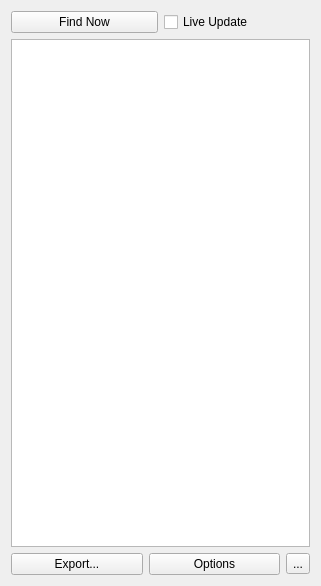
<?xml version="1.0" encoding="UTF-8"?>
<ui version="4.0">
 <class>PeakFindWidget</class>
 <widget class="QWidget" name="PeakFindWidget">
  <property name="geometry">
   <rect>
    <x>0</x>
    <y>0</y>
    <width>321</width>
    <height>586</height>
   </rect>
  </property>
  <property name="windowTitle">
   <string>Peak Finder</string>
  </property>
  <layout class="QVBoxLayout" name="verticalLayout">
   <item>
    <layout class="QHBoxLayout" name="horizontalLayout">
     <item>
      <widget class="QPushButton" name="findButton">
       <property name="text">
        <string>Find Now</string>
       </property>
      </widget>
     </item>
     <item>
      <widget class="QCheckBox" name="liveUpdateBox">
       <property name="text">
        <string>Live Update</string>
       </property>
      </widget>
     </item>
    </layout>
   </item>
   <item>
    <widget class="QTableView" name="peakListTableView">
     <property name="selectionMode">
      <enum>QAbstractItemView::MultiSelection</enum>
     </property>
     <property name="selectionBehavior">
      <enum>QAbstractItemView::SelectRows</enum>
     </property>
     <attribute name="horizontalHeaderCascadingSectionResizes">
      <bool>true</bool>
     </attribute>
     <attribute name="horizontalHeaderShowSortIndicator" stdset="0">
      <bool>true</bool>
     </attribute>
     <attribute name="horizontalHeaderStretchLastSection">
      <bool>true</bool>
     </attribute>
     <attribute name="verticalHeaderVisible">
      <bool>false</bool>
     </attribute>
    </widget>
   </item>
   <item>
    <layout class="QHBoxLayout" name="horizontalLayout_2">
     <item>
      <widget class="QPushButton" name="exportButton">
       <property name="text">
        <string>Export...</string>
       </property>
      </widget>
     </item>
     <item>
      <widget class="QPushButton" name="optionsButton">
       <property name="text">
        <string>Options</string>
       </property>
      </widget>
     </item>
     <item>
      <widget class="QToolButton" name="removeButton">
       <property name="text">
        <string>...</string>
       </property>
       <property name="icon">
        <iconset resource="resources.qrc">
         <normaloff>:/icons/remove.png</normaloff>:/icons/remove.png</iconset>
       </property>
      </widget>
     </item>
    </layout>
   </item>
  </layout>
 </widget>
 <resources>
  <include location="resources.qrc"/>
 </resources>
 <connections/>
</ui>
